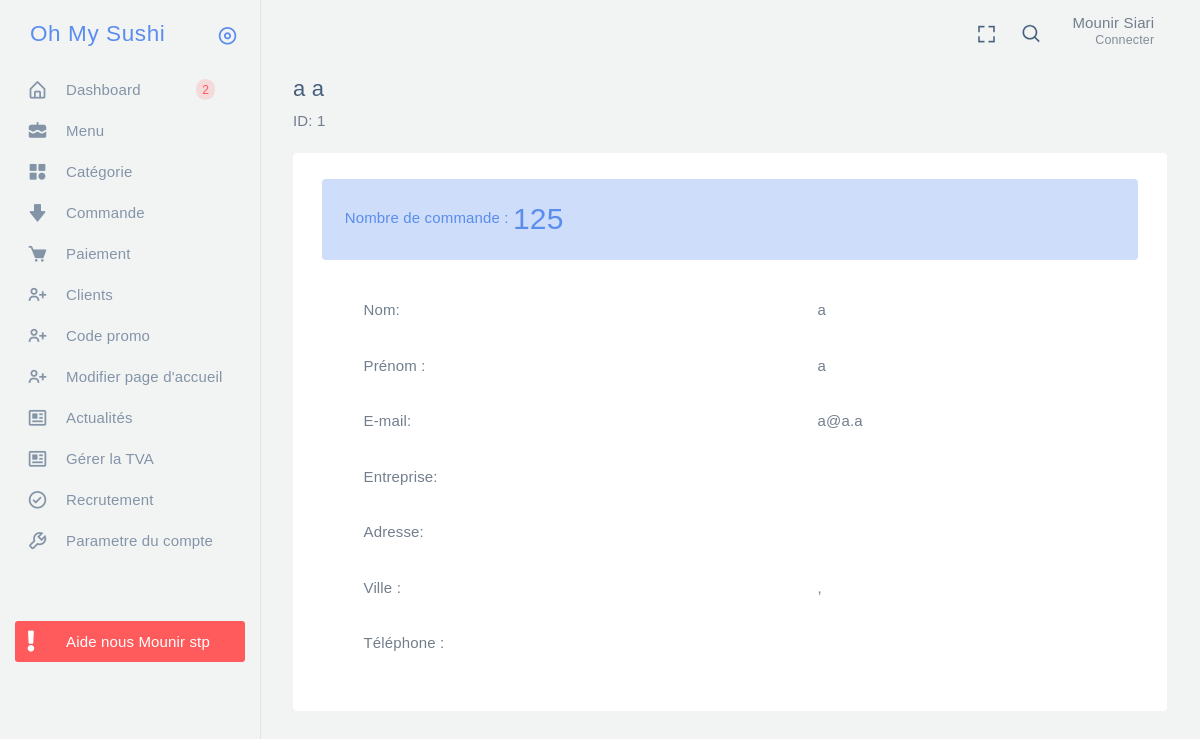
The page /sysadmin/html/app-users-view.php?id=1 (signed in) on the database its author committed.
### tables this page shows
CREATE TABLE IF NOT EXISTS `users` (
  `id` int(11) NOT NULL AUTO_INCREMENT,
  `lastname` varchar(250) NOT NULL,
  `firstname` varchar(250) NOT NULL,
  `email` varchar(250) NOT NULL,
  `password` varchar(250) NOT NULL,
  PRIMARY KEY (`id`)
);

### sysadmin/html/assets/function/function.php (called while the page is built, shortened)
<?php
function viewUsers($id)
{
    global $bdd;
    $req = $bdd->prepare("SELECT users.*, adress.name,adress.company,adress.address,adress.postal,adress.city,adress.phone FROM users LEFT JOIN adress ON adress.id_users = users.id WHERE users.id = ?");
    $req->execute(array($id));
    $requete = $req->fetch();
    return $requete;
}
function usersExist($id){
    global $bdd;
    $req = $bdd->prepare("SELECT count(id) FROM users WHERE id = ?");
    $req->execute(array($id));
    $requete = $req->fetchColumn();
   return $requete ;
}

### sysadmin/html/app-users-view.php (the view, shortened to what this page needs)
<?php
if (!empty($_SESSION) && !empty($_GET['id'])) {
    require('./assets/componant/co_bdd.php');
    require('./assets/function/function.php');
    $user = viewUsers($_GET['id']);
    $exist = usersExist($_GET['id']);
    if ($exist) {
        require('./assets/componant/header.php');
?>
        <div class="app-content content">
            <div class="content-wrapper">
                <div class="content-body">
                    <section class="users-view">
                        <div class="row">
                            <div class="col-12 col-sm-7">
                                <div class="media mb-2">
                                    <div class="media-body pt-25">
                                        <h4 class="media-heading"><span class="users-view-name"><?= $user['firstname'] ?> <?= $user['lastname'] ?></span></h4>
                                        <span>ID:</span>
                                        <span class="users-view-id"><?= $user['id'] ?>
                                        </span>
                                    </div>
                                </div>
                            </div>
                        </div>
                        <div class="card">
                            <div class="card-body">
                                <div class="row bg-primary bg-lighten-5 rounded mb-2 mx-25 text-center text-lg-left">
                                    <div class="col-12 col-sm-4 p-2">
                                        <h6 class="text-primary mb-0">Nombre de commande : <span class="font-large-1 align-middle">125</span></h6>
                                    </div>
                                </div>
                                <div class="col-12">
                                    <table class="table table-borderless">
                                        <tbody>
                                            <tr>
                                                <td>Nom:</td>
                                                <td class="users-view-username"><?= $user['firstname'] ?></td>
                                            </tr>
                                            <tr>
                                                <td>Prénom :</td>
                                                <td class="users-view-name"><?= $user['firstname'] ?></td>
                                            </tr>
                                            <tr>
                                                <td>E-mail:</td>
                                                <td class="users-view-email"><?= $user['email'] ?></td>
                                            </tr>
                                            <tr>
                                                <td>Entreprise:</td>
                                                <td><?= $user['company'] ?></td>
                                            </tr>
                                            <tr>
                                                <td>Adresse:</td>
                                                <td><?= $user['address'] ?></td>
                                            </tr>
                                            <tr>
                                                <td>Ville :</td>
                                                <td><?= $user['city'] ?>,<?= $user['postal'] ?></td>
                                            </tr>
                                            <tr>
                                                <td>Téléphone :</td>
                                                <td><?= $user['phone'] ?></td>
                                            </tr>
                                        </tbody>
                                    </table>
                                </div>
                            </div>
                        </div>
                    </section>
                </div>
            </div>
        </div>
<?php
        require('./assets/componant/footer.php');
    } else {
        header('location:app-users-list.php?error=incUsers');
    }
} else {
    header('location:auth-login.php');
}
?>

### rows shown on the page
users: firstname "a", lastname "a", id "1", email "a@a.a"
